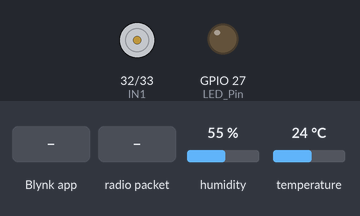
Simulated run of this sketch. Board: ESP32. Shown: motor-driver pin pairs drawn as motors (green arrow = first pin HIGH = forward, orange = second pin HIGH = backward, longer = more drive, scaled by the enable pin), output pins drawn as LEDs (lit = HIGH). Inputs (shaded band) come from the test bench; at power-on: humidity 55 %, temperature 24 °C. WiFi joins after 1.5 s; servers stay silent unless stated; no radio packets arrive unless stated; what the sketch prints to the serial monitor is not drawn.

Above: at 3.0 s.
3.1 s: Blynk app writes 1 to V3
4.6 s: radio packet "ON" arrives
At 5.2 s:
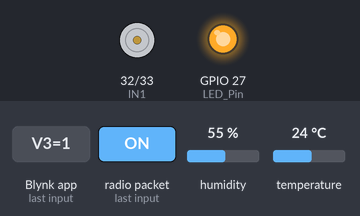
6.1 s: Blynk app writes 0 to V3
7.6 s: Blynk app writes 0 to V0
At 8.8 s:
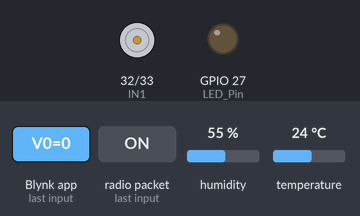
9.1 s: Blynk app writes 1 to V0
At 9.9 s:
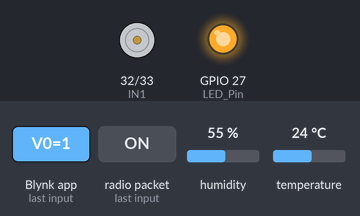
10.6 s: radio packet "OFF" arrives
At 11.0 s:
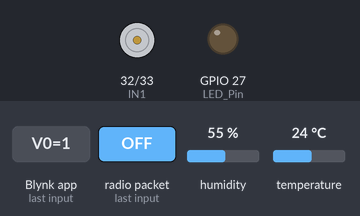
Timing chart, 0 to 13.1 s (numbered marks = the images above; inputs shaded):
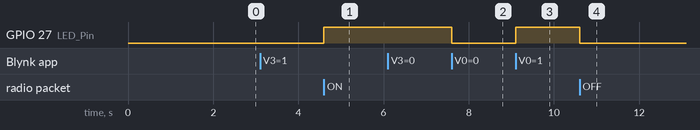

The sketch:

recblynk.ino
```cpp
#define BLYNK_TEMPLATE_ID "TMPL3FkoFiTO_"
#define BLYNK_TEMPLATE_NAME "Lora"
#define BLYNK_AUTH_TOKEN "ogLzcWKcP2GdH61qE2z0bzMEQKPMJ6Vv"

#include <SPI.h>
#include <LoRa.h>
#include <Wire.h>
#include <DHT.h>
#include <WiFi.h>
#include <BlynkSimpleEsp32.h>

// WiFi credentials
char ssid[] = "Phoenix";
char pass[] = "12345678";

// LoRa pin configuration
#define ss 5
#define rst 14
#define dio0 2

// LED pin
#define LED_Pin 27

// Motor control pins
#define IN1 32
#define IN2 33
#define ENA 25

// DHT sensor configuration
#define DHTPIN 15
#define DHTTYPE DHT11
DHT dht(DHTPIN, DHTTYPE);

// Variables
unsigned long lastPacketTime = 0;
const unsigned long timeoutInterval = 35000;

int motorSpeed = 0;
bool motorStatus = false;

float temperature = 0.0;
float humidity = 0.0;

bool ledStatus = false;
BlynkTimer timer;

// ---------------- BLYNK CONTROLS ----------------
BLYNK_WRITE(V0) {
  int value = param.asInt();
  ledStatus = value;
  digitalWrite(LED_Pin, ledStatus ? HIGH : LOW);
}

BLYNK_WRITE(V3) {
  int motorState = param.asInt();
  motorStatus = motorState;

  if (motorStatus) {
    digitalWrite(IN1, HIGH);
    digitalWrite(IN2, LOW);
    analogWrite(ENA, motorSpeed); // use last speed
  } else {
    digitalWrite(IN1, LOW);
    digitalWrite(IN2, LOW);
    analogWrite(ENA, 0);
  }

  Serial.println(motorStatus ? "Motor ON (Blynk)" : "Motor OFF (Blynk)");
}

BLYNK_WRITE(V4) {
  motorSpeed = param.asInt();
  if (motorStatus) {
    analogWrite(ENA, motorSpeed);
  }
  Serial.print("Motor Speed (from Blynk): ");
  Serial.println(motorSpeed);
}
// ------------------------------------------------

void setup() {
  Serial.begin(9600);

  pinMode(LED_Pin, OUTPUT);
  digitalWrite(LED_Pin, LOW);

  pinMode(IN1, OUTPUT);
  pinMode(IN2, OUTPUT);
  digitalWrite(IN1, LOW);
  digitalWrite(IN2, LOW);
  pinMode(ENA, OUTPUT);
  analogWrite(ENA, motorSpeed);

  Serial.println("Initializing LoRa...");
  LoRa.setPins(ss, rst, dio0);
  if (!LoRa.begin(433E6)) {
    Serial.println("Starting LoRa failed!");
    while (1);
  }
  Serial.println("LoRa Initialized OK!");

  Serial.print("Connecting to WiFi");
  WiFi.begin(ssid, pass);
  while (WiFi.status() != WL_CONNECTED) {
    delay(500);
    Serial.print(".");
  }
  Serial.println("\nWiFi Connected!");
  Serial.print("IP Address: ");
  Serial.println(WiFi.localIP());

  Blynk.begin(BLYNK_AUTH_TOKEN, ssid, pass);
  dht.begin();

  lastPacketTime = millis();
  timer.setInterval(3000L, sendSensorData);
}

void loop() {
  Blynk.run();
  timer.run();

  int packetSize = LoRa.parsePacket();
  if (packetSize) {
    String receivedMessage = "";
    while (LoRa.available()) {
      receivedMessage += (char)LoRa.read();
    }
    Serial.print("Received message: ");
    Serial.println(receivedMessage);

    if (receivedMessage.indexOf("ON") != -1) {
      Blynk.virtualWrite(V0, 1);
      digitalWrite(LED_Pin, HIGH);
    } else if (receivedMessage.indexOf("OFF") != -1) {
      Blynk.virtualWrite(V0, 0);
      digitalWrite(LED_Pin, LOW);
    }

    if (receivedMessage.startsWith("Pot:")) {
      String potValueStr = receivedMessage.substring(4);
      int potValue = potValueStr.toInt();
      motorSpeed = map(potValue, 0, 4023, 255, 0);
      if (motorStatus) {
        analogWrite(ENA, motorSpeed);
      }
      Serial.print("Motor Speed (from LoRa): ");
      Serial.println(motorSpeed);
    }

    if (receivedMessage.indexOf("MotorON") != -1) {
      Blynk.virtualWrite(V3, 1);
      motorStatus = true;
      digitalWrite(IN1, HIGH);
      digitalWrite(IN2, LOW);
      analogWrite(ENA, motorSpeed);
    } else if (receivedMessage.indexOf("MotorOFF") != -1) {
      Blynk.virtualWrite(V3, 0);
      motorStatus = false;
      digitalWrite(IN1, LOW);
      digitalWrite(IN2, LOW);
      analogWrite(ENA, 0);
    }
  }
}

void sendSensorData() {
  temperature = dht.readTemperature();
  humidity = dht.readHumidity();

  if (isnan(temperature) || isnan(humidity)) {
    Serial.println("Failed to read from DHT sensor!");
    return;
  }

  Serial.print("Temperature: ");
  Serial.print(temperature);
  Serial.println(" °C");

  Serial.print("Humidity: ");
  Serial.print(humidity);
  Serial.println(" %");

  Blynk.virtualWrite(V1, temperature);
  Blynk.virtualWrite(V2, humidity);

  LoRa.beginPacket();
  LoRa.print("Temp:");
  LoRa.print(temperature);
  LoRa.print("C, Hum:");
  LoRa.print(humidity);
  LoRa.println("%");
  LoRa.endPacket();

  Serial.println("DHT11 data sent via LoRa");
}
```

Measured:
- after the input at 4.6 s, GPIO 27 (LED_Pin): LOW → HIGH at once
- after the input at 7.6 s, GPIO 27 (LED_Pin): HIGH → LOW at once
- after the input at 9.1 s, GPIO 27 (LED_Pin): LOW → HIGH at once
- after the input at 10.6 s, GPIO 27 (LED_Pin): HIGH → LOW at once
